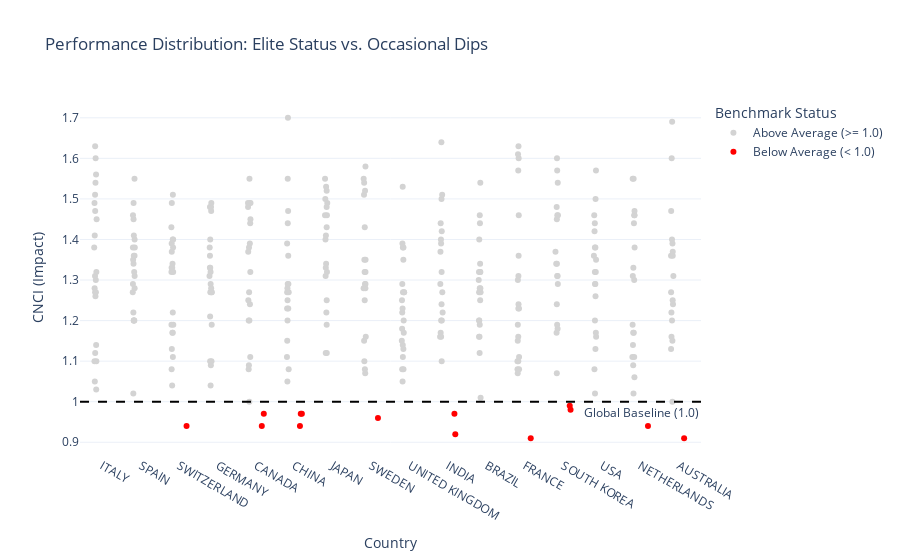

Source (notebook cell):
### Markdown cell above
#### Q3. Benchmarks Analysis: Performance vs. Global Standards

**Objective:**
To evaluate national research performance against the established **Global Benchmark** to identify systemic strengths or weaknesses. This analysis helps distinguish between nations that consistently deliver "Elite" quality versus those that struggle to meet global expectations.

1.  **The Yardstick (Metric Definition):** How do we measure success?
    *   *Metric used:* `Category Normalized Citation Impact` (CNCI).
    *   **CNCI > 1.0:** Indicates research is performing **better** than the world average.
    *   **CNCI < 1.0:** Indicates research is performing **worse** than the world average.

2.  **Structural Strength (Aggregated View):** Are there any nations that are fundamentally weak?
    *   *Method:* Grouping data by `Country` to see if any nation's *average* performance falls below 1.0.

3.  **Consistency Check (Granular View):** How stable is the quality over time?
    *   *Method:* Analyzing individual year-wise data points to spot specific instances (anomalies) where a high-performing country might have had an "off-year" (CNCI < 1.0).

### Code cell
import plotly.express as px

# --- Configuration: Mapping Column Names for Readability ---
# (Adjust these if your DataFrame uses different names like 'Name' or 'Category Normalized Citation Impact')
cnci_col = 'CNCI'
country_col = 'Country'
year_col = 'Year'

# --- PART 1: The Big Picture (Grouped Analysis) ---
# Goal: Check if any country fails the benchmark when averaged over all years.
country_perf = df.groupby(country_col)[cnci_col].mean()
countries_below_benchmark = country_perf[country_perf < 1.0]

print(f"--- Global Benchmark Analysis (CNCI = 1.0) ---")
print(f"Number of countries with Overall Average CNCI < 1.0: {len(countries_below_benchmark)}")
print("Observation: Overall, structurally, every country maintains a high standard (> 1.0).")
print("-" * 50)

# --- PART 2: The Reality Check (Granular Analysis) ---
# Goal: Identify specific years where performance dipped below average.
below_avg_instances = df[df[cnci_col] < 1.0]

print(f"However, examining granular data (Year-by-Year):")
print(f"We found {len(below_avg_instances)} specific instances (dots) of underperformance out of {len(df)} records.")

# --- PART 3: Visualizing the Nuance ---
# We create a temporary column to define colors: Red for 'Below', Grey for 'Above'
df['Benchmark Status'] = df[cnci_col].apply(lambda x: 'Below Average (< 1.0)' if x < 1.0 else 'Above Average (>= 1.0)')

# Create a Strip Plot (Jitter Plot)
fig_strip = px.strip(
    df, 
    y=cnci_col, 
    x=country_col, # Adding X-axis makes it easier to see which country the dot belongs to
    color='Benchmark Status', # This drives the color mapping
    color_discrete_map={
        'Below Average (< 1.0)': 'red', 
        'Above Average (>= 1.0)': 'lightgrey'
    },
    hover_data=[country_col, year_col, cnci_col], 
    title='Performance Distribution: Elite Status vs. Occasional Dips',
    template='plotly_white',
    labels={cnci_col: 'CNCI (Impact)'}
)

# Add a horizontal line representing the Global Average
fig_strip.add_hline(
    y=1.0, 
    line_dash="dash", 
    line_color="black", 
    annotation_text="Global Baseline (1.0)",
    annotation_position="bottom right"
)

fig_strip.update_layout(xaxis={'categoryorder':'total descending'}) # Sorts countries by volume/impact
fig_strip.show()

### Figure 1 — Plotly figure (JSON) as saved in the notebook; plotly's stock layout.template omitted (floating-point values rounded to 4 significant figures; data arrays with more than 128 entries replaced by an {"elided": "..."} marker saying what was removed)
{"data": [{"alignmentgroup": "True", "boxpoints": "all", "customdata": {"elided": "326x1 int values"}, "fillcolor": "rgba(255,255,255,0)", "hoveron": "points", "hovertemplate": "Benchmark Status=Above Average (>= 1.0)<br>Country=%{x}<br>CNCI (Impact)=%{y}<br>Year=%{customdata[0]}<extra></extra>", "legendgroup": "Above Average (>= 1.0)", "line": {"color": "rgba(255,255,255,0)"}, "marker": {"color": "lightgrey"}, "name": "Above Average (>= 1.0)", "offsetgroup": "Above Average (>= 1.0)", "orientation": "v", "pointpos": 0, "showlegend": true, "type": "box", "x": {"elided": "326 str values"}, "x0": " ", "xaxis": "x", "y": {"elided": "326 float values"}, "y0": " ", "yaxis": "y"}, {"alignmentgroup": "True", "boxpoints": "all", "customdata": [[2023], [2010], [2024], [2006], [2008], [2012], [2025], [2014], [2022], [2018], [2005], [2014], [2006], [2008]], "fillcolor": "rgba(255,255,255,0)", "hoveron": "points", "hovertemplate": "Benchmark Status=Below Average (< 1.0)<br>Country=%{x}<br>CNCI (Impact)=%{y}<br>Year=%{customdata[0]}<extra></extra>", "legendgroup": "Below Average (< 1.0)", "line": {"color": "rgba(255,255,255,0)"}, "marker": {"color": "red"}, "name": "Below Average (< 1.0)", "offsetgroup": "Below Average (< 1.0)", "orientation": "v", "pointpos": 0, "showlegend": true, "type": "box", "x": ["AUSTRALIA", "CANADA", "CANADA", "CHINA", "CHINA", "CHINA", "FRANCE", "INDIA", "INDIA", "NETHERLANDS", "SOUTH KOREA", "SOUTH KOREA", "SWEDEN", "SWITZERLAND"], "x0": " ", "xaxis": "x", "y": [0.91, 0.97, 0.94, 0.97, 0.97, 0.94, 0.91, 0.92, 0.97, 0.94, 0.99, 0.98, 0.96, 0.94], "y0": " ", "yaxis": "y"}], "layout": {"annotations": [{"showarrow": false, "text": "Global Baseline (1.0)", "x": 1, "xanchor": "right", "xref": "x domain", "y": 1, "yanchor": "top", "yref": "y"}], "boxmode": "group", "legend": {"title": {"text": "Benchmark Status"}, "tracegroupgap": 0}, "shapes": [{"line": {"color": "black", "dash": "dash"}, "type": "line", "x0": 0, "x1": 1, "xref": "x domain", "y0": 1, "y1": 1, "yref": "y"}], "title": {"text": "Performance Distribution: Elite Status vs. Occasional Dips"}, "xaxis": {"anchor": "y", "categoryorder": "total descending", "domain": [0, 1], "title": {"text": "Country"}}, "yaxis": {"anchor": "x", "domain": [0, 1], "title": {"text": "CNCI (Impact)"}}}}
